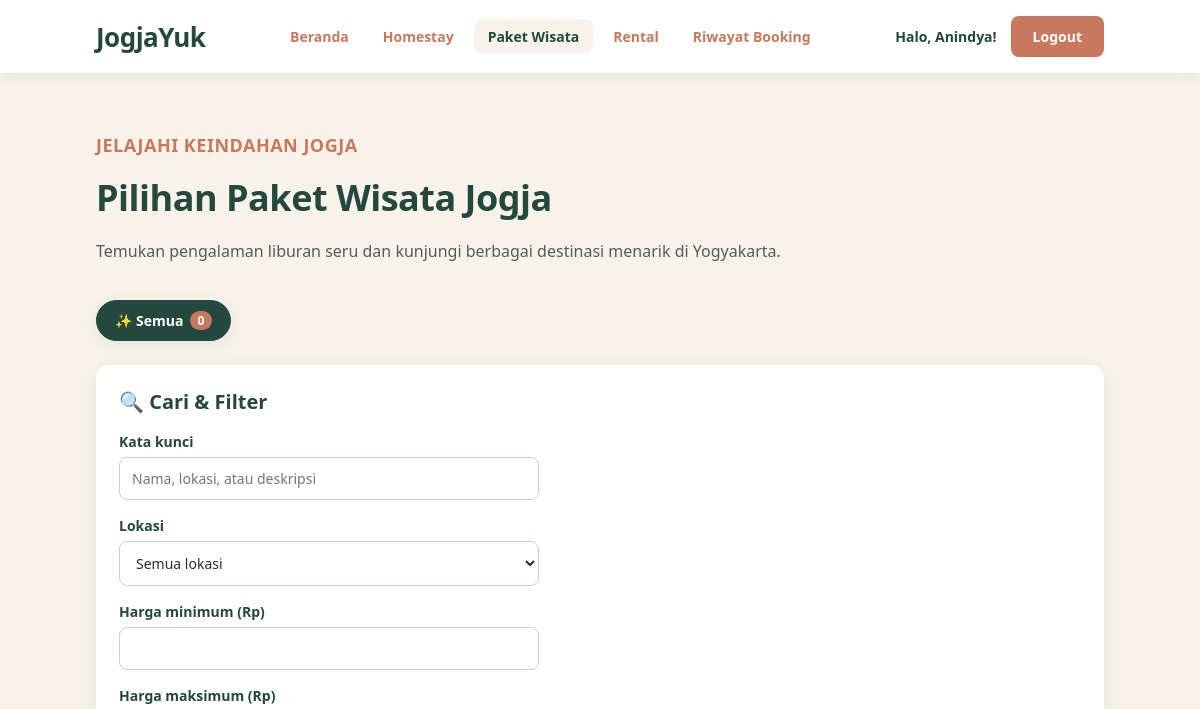
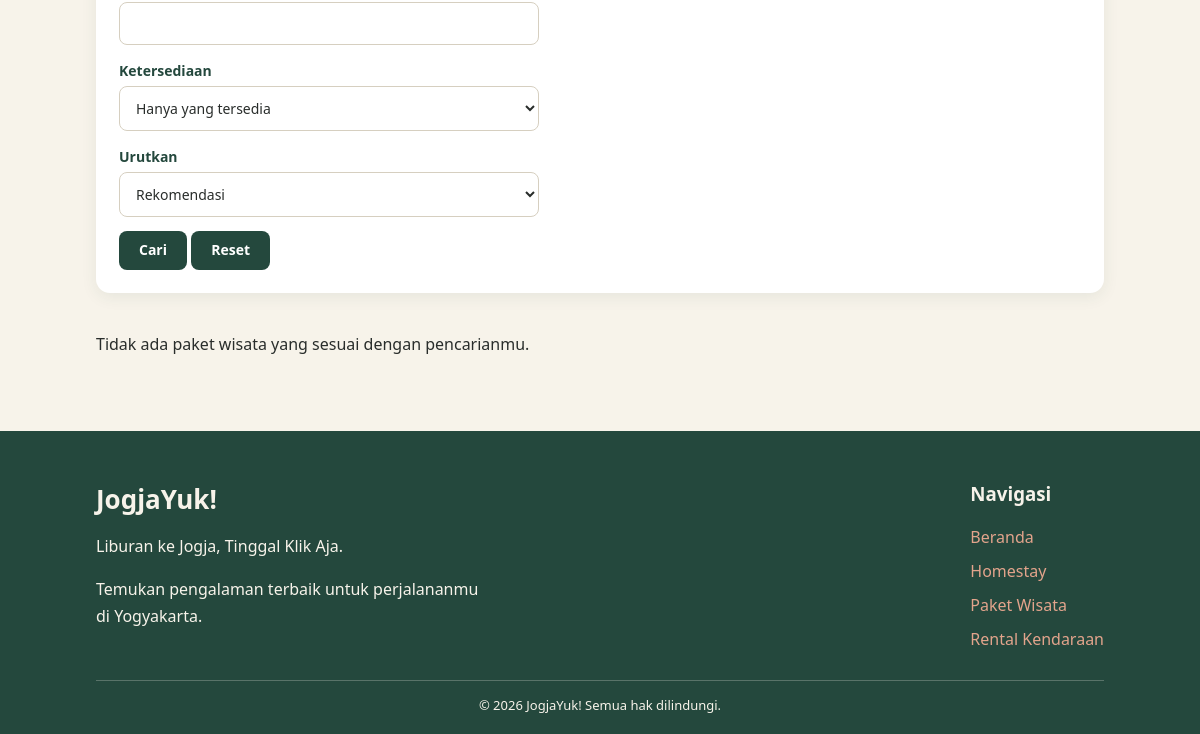
The page /pages/paketWisata.php (signed in) on the database as committed earlier (2 pictures, top to bottom).
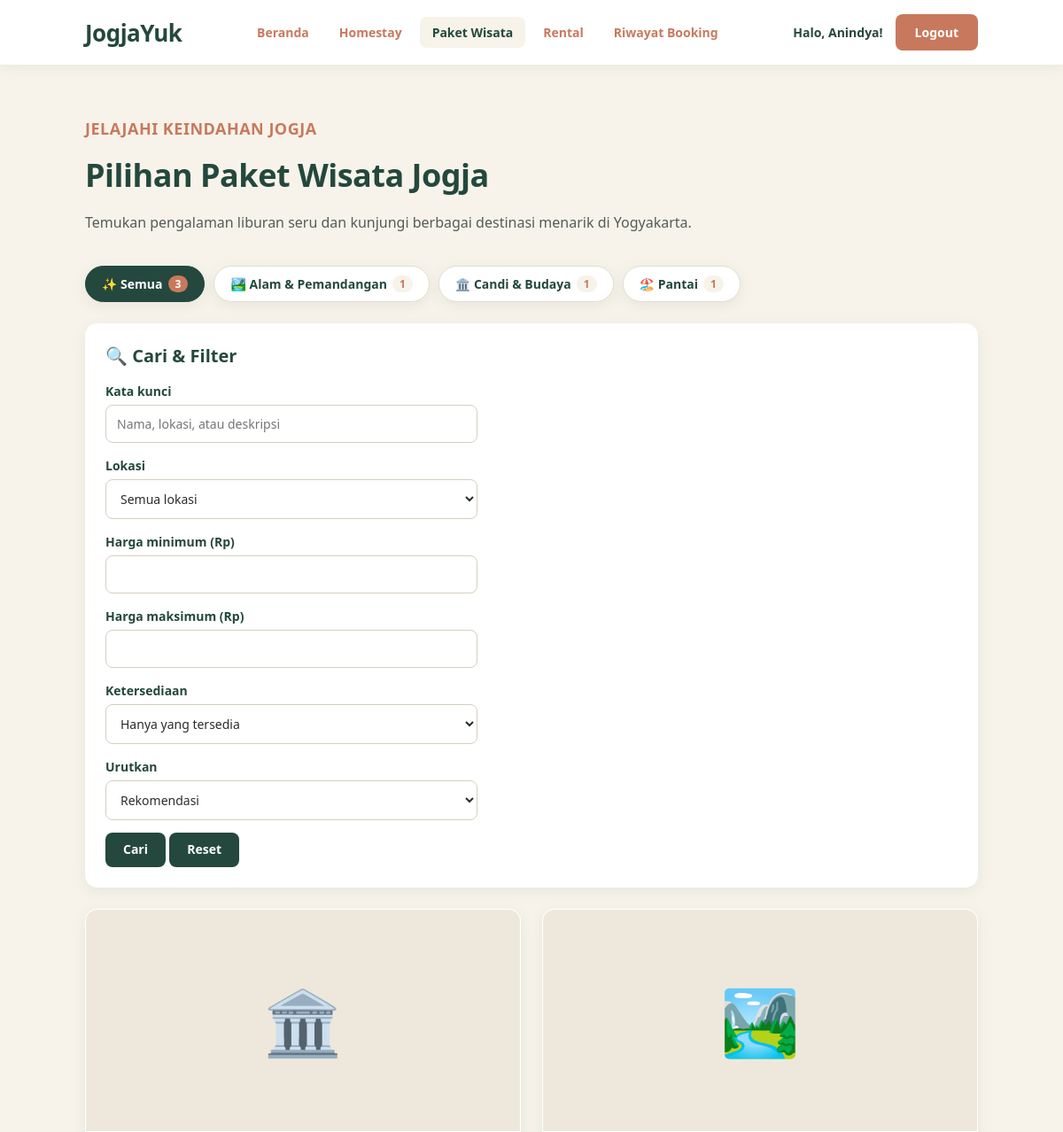
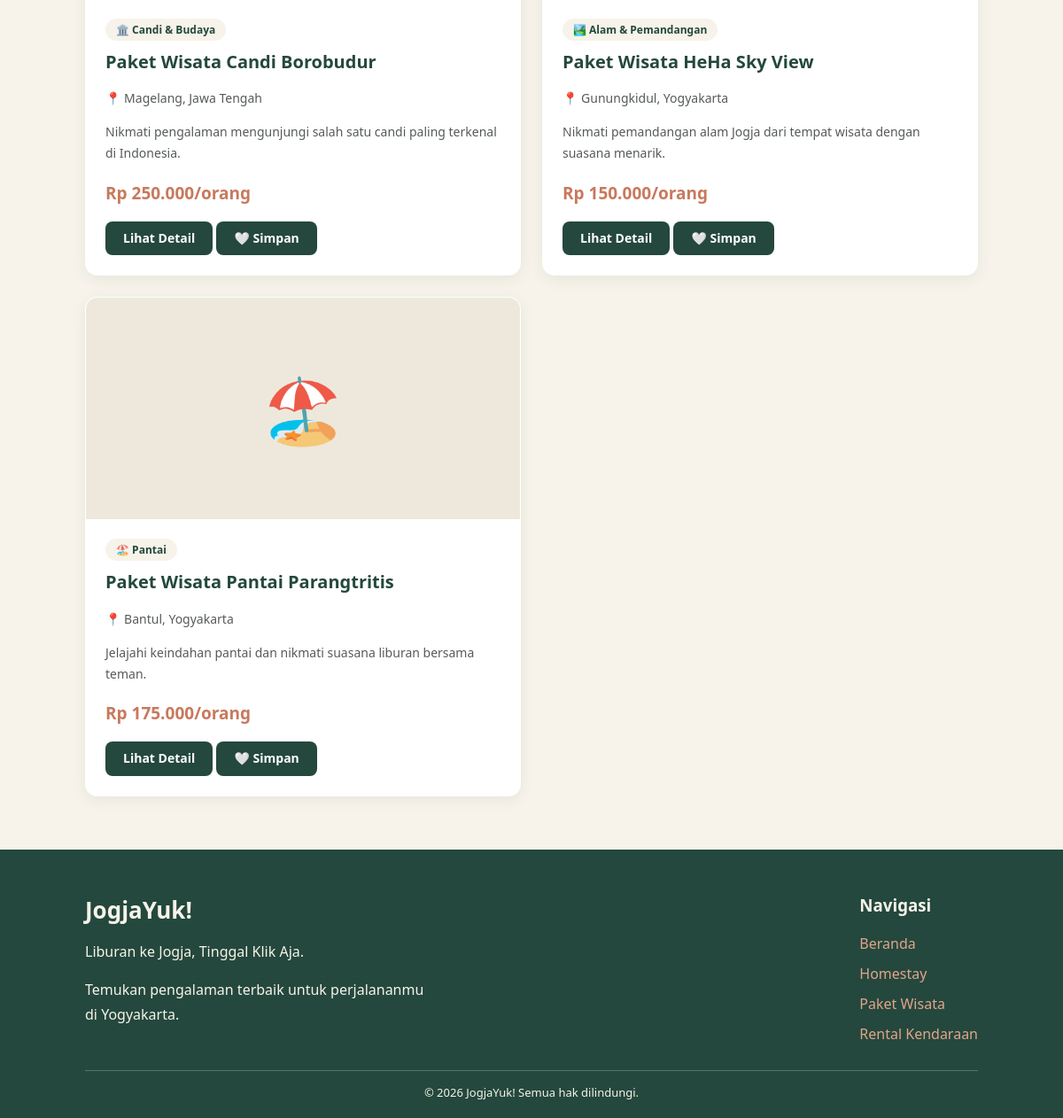
The same page on the database as committed later (2 pictures, top to bottom).
### tables this page shows
CREATE TABLE `paket_wisata` (
  `id` int(11) NOT NULL AUTO_INCREMENT,
  `nama_paket` varchar(150) NOT NULL,
  `lokasi` varchar(150) NOT NULL,
  `kategori` varchar(50) DEFAULT NULL,
  `deskripsi` text DEFAULT NULL,
  `harga_per_orang` decimal(12,2) NOT NULL,
  `durasi` varchar(100) DEFAULT NULL,
  `fasilitas` text DEFAULT NULL,
  `gambar` varchar(255) DEFAULT NULL,
  `status` enum('tersedia','tidak tersedia') DEFAULT 'tersedia',
  `created_at` timestamp NOT NULL DEFAULT current_timestamp(),
  PRIMARY KEY (`id`),
  KEY `idx_paket_kategori` (`kategori`)
);

### config/helper.php (the view, shortened to what this page needs)
<?php
function e($s) { return htmlspecialchars((string)$s, ENT_QUOTES, 'UTF-8'); }
function rupiah($n) { return 'Rp ' . number_format((float)$n, 0, ',', '.'); }
function sudahLogin() { return isset($_SESSION['user_id']); }
function halamanSekarang() {
    return basename($_SERVER['PHP_SELF']) . (!empty($_SERVER['QUERY_STRING']) ? '?' . $_SERVER['QUERY_STRING'] : '');
}
function csrfToken() {
    return $_SESSION['csrf'];
}
function csrfField() { return '<input type="hidden" name="csrf" value="' . csrfToken() . '">'; }
function qAll($k, $sql, $types = '', $params = []) {
    $s = mysqli_prepare($k, $sql);
    if ($types !== '') { mysqli_stmt_bind_param($s, $types, ...$params); }
    mysqli_stmt_execute($s);
    $r = mysqli_stmt_get_result($s);
    return $r ? mysqli_fetch_all($r, MYSQLI_ASSOC) : [];
}
function navAkun($prefix = '') {
    if (sudahLogin()) {
        echo '<div class="menu-akun"><span>Halo, <a href="' . $prefix . 'profil.php" title="Profil Saya" style="color:inherit;text-decoration:none">'
            . e($_SESSION['nama']) . '</a>!</span> <a href="' . $prefix . 'logout.php" class="tombol-login">Logout</a></div>';
    } else {
        echo '<a href="' . $prefix . 'login.php" class="tombol-login">Login</a>';
    }
}
function navbarHalaman($aktif = '', $logo = 'JogjaYuk!', $extraMenu = '') {
    $m = ['homestay' => ['homestay.php', 'Homestay'], 'paket' => ['paketWisata.php', 'Paket Wisata'], 'rental' => ['rental.php', 'Rental'],
          'riwayat' => ['riwayatBooking.php', 'Riwayat Booking']];
    echo '<header class="navbar"><a href="../index.php" class="logo">' . $logo . '</a><nav class="menu"><a href="../index.php">Beranda</a>';
    foreach ($m as $k => $v) {
        echo '<a href="' . $v[0] . '"' . ($aktif === $k ? ' class="aktif"' : '') . '>' . $v[1] . '</a>';
    }
    echo $extraMenu . '</nav>';
    navAkun();
    echo '</header>';
}
function footerHalaman() { ?>
    <footer class="footer">
        <div class="footer-container">
            <div class="footer-identitas">
                <h2>JogjaYuk!</h2>
                <p>Liburan ke Jogja, Tinggal Klik Aja.</p>
                <p>Temukan pengalaman terbaik untuk perjalananmu di Yogyakarta.</p>
            </div>
            <div class="footer-navigasi">
                <h3>Navigasi</h3>
                <a href="../index.php">Beranda</a>
                <a href="homestay.php">Homestay</a>
                <a href="paketWisata.php">Paket Wisata</a>
                <a href="rental.php">Rental Kendaraan</a>
            </div>
        </div>
        <div class="footer-bawah"><p>&copy; 2026 JogjaYuk! Semua hak dilindungi.</p></div>
    </footer>
<?php }
function tombolWishlist($tipe, $id, $aktif) {
    return '<form method="POST" action="wishlistToggle.php" style="display:inline">' . csrfField()
        . '<input type="hidden" name="tipe" value="' . e($tipe) . '">'
        . '<input type="hidden" name="item_id" value="' . (int)$id . '">'
        . '<input type="hidden" name="back" value="' . e(halamanSekarang()) . '">'
        . '<button type="submit" class="tombol-detail" style="border:none;cursor:pointer;margin-top:0">'
        . ($aktif ? '❤️ Favorit' : '🤍 Simpan') . '</button></form>';
}
function emojiPaket($nama) {
    $n = strtolower($nama);
    if (strpos($n, 'borobudur') !== false || strpos($n, 'candi') !== false) return '🏛️';
    if (strpos($n, 'pantai') !== false) return '🏖️';
    return '🏞️';
}
function metaItem($tipe, $r) {
    if ($tipe === 'paket') {
        return ['judul' => $r['nama_paket'], 'harga' => $r['harga_per_orang'], 'satuan' => 'orang',
                'detail' => 'detailPaket.php', 'emoji' => emojiPaket($r['nama_paket']), 'kelas' => 'gambar-produk'];
    }
    return ['judul' => $r['nama_kendaraan'], 'harga' => $r['harga_per_hari'], 'satuan' => 'hari',
            'detail' => 'detailRental.php', 'emoji' => emojiRental($r['jenis_kendaraan']), 'kelas' => 'gambar-produk'];
}
function kartuProduk($tipe, $r, $favIds, $qs = '') {
    $m = metaItem($tipe, $r);
    $g = basename((string)($r['gambar'] ?? ''));
    echo '<article class="kartu-produk">';
    if ($g !== '' && file_exists(__DIR__ . '/../assets/images/' . $g)) {
        echo '<img src="../assets/images/' . e($g) . '" alt="' . e($m['judul']) . '" class="gambar-produk">';
    } else {
        echo '<div class="' . $m['kelas'] . '">' . $m['emoji'] . '</div>';
    }
    echo '<div class="isi-produk">';
    if (!empty($r['kategori'])) {
        echo '<span class="badge-kategori">' . emojiKategori($r['kategori']) . ' ' . e($r['kategori']) . '</span>';
    }
    echo '<h2>' . e($m['judul']) . '</h2><p>📍 ' . e($r['lokasi']) . '</p>';
    echo '<p>' . e($r['deskripsi']) . '</p>';
    echo '<h3>' . rupiah($m['harga']) . '/' . $m['satuan'] . '</h3>';
    echo '<a href="' . $m['detail'] . '?id=' . (int)$r['id'] . $qs . '" class="tombol-detail">Lihat Detail</a> ';
    echo tombolWishlist($tipe, $r['id'], in_array((int)$r['id'], $favIds, true));
    echo '</div></article>';
}
function bangunFilter(array $kolomCari, $kolomHarga, $kolomJenis = '') {
    $w = []; $t = ''; $p = [];
    $q = trim($_GET['q'] ?? '');
    $lok = trim($_GET['lokasi'] ?? '');
    if ($kolomJenis !== '') {
        $j = trim($_GET['kategori'] ?? '');
    }
    $min = $_GET['harga_min'] ?? ''; $max = $_GET['harga_max'] ?? '';
    if (($_GET['status'] ?? 'tersedia') !== 'semua') { $w[] = "status = 'tersedia'"; }
    return [$w, $t, $p];
}
function urutan($kolomHarga) {
    $m = ['termurah' => "$kolomHarga ASC", 'termahal' => "$kolomHarga DESC", 'terbaru' => 'id DESC'];
    return $m[$_GET['sort'] ?? ''] ?? 'id ASC';
}
function formFilter(array $lokasiList, $tanggal = false, array $jenisList = []) {
    $v = function ($k) { return e($_GET[$k] ?? ''); };
    $sel = function ($k, $val) { return (($_GET[$k] ?? '') === $val) ? ' selected' : ''; };
    $reset = basename($_SERVER['PHP_SELF']);
    ?>
    <section>
        <article class="kartu-produk" style="margin-bottom:24px">
            <div class="isi-produk">
                <h2>🔍 Cari &amp; Filter</h2>
                <form method="GET">
                    <label>Kata kunci</label>
                    <input type="text" name="q" value="<?php echo $v('q'); ?>" placeholder="Nama, lokasi, atau deskripsi">
                    <label>Lokasi</label>
                    <select name="lokasi">
                        <option value="">Semua lokasi</option>
                    </select>
                    <label>Harga minimum (Rp)</label>
                    <input type="number" name="harga_min" min="0" value="<?php echo $v('harga_min'); ?>">
                    <label>Harga maksimum (Rp)</label>
                    <input type="number" name="harga_max" min="0" value="<?php echo $v('harga_max'); ?>">
                    <label>Ketersediaan</label>
                    <select name="status">
                        <option value="tersedia"<?php echo $sel('status', 'tersedia'); ?>>Hanya yang tersedia</option>
                    </select>
                    <label>Urutkan</label>
                    <select name="sort">
                        <option value="">Rekomendasi</option>
                    </select>
                    <div>
                        <button type="submit" class="tombol-detail" style="border:none">Cari</button>
                        <a href="<?php echo e($reset); ?>" class="tombol-detail">Reset</a>
                    </div>
                </form>
            </div>
        </article>
    </section>
<?php }
function emojiKategori($n) {
    $m = ['Pusat Kota' => '🏙️', 'Budaya & Heritage' => '🏛️', 'Keluarga' => '👨‍👩‍👧', 'Tenang & Santai' => '🌿',
          'Candi & Budaya' => '🏛️', 'Alam & Pemandangan' => '🏞️', 'Pantai' => '🏖️',
          'Motor' => '🛵', 'Mobil' => '🚗', 'Jeep' => '🚙'];
    return $m[$n] ?? '🏷️';
}
function barKategori(array $daftar) {
    $aktif = $_GET['kategori'] ?? '';
    $base = basename($_SERVER['PHP_SELF']);
    $link = function ($v) use ($base) {
        $p = $_GET;
        unset($p['kategori']);
        if ($v !== '') { $p['kategori'] = $v; }
        $qs = http_build_query($p);
        return $base . ($qs ? '?' . $qs : '');
    };
    $total = array_sum(array_column($daftar, 'n'));
    echo '<div class="kategori-bar"><a href="' . e($link('')) . '" class="chip-kategori' . ($aktif === '' ? ' aktif' : '') . '">✨ Semua <span>' . (int)$total . '</span></a>';
    foreach ($daftar as $d) {
        echo '<a href="' . e($link($d['nama'])) . '" class="chip-kategori' . ($aktif === $d['nama'] ? ' aktif' : '') . '">'
            . emojiKategori($d['nama']) . ' ' . e($d['nama']) . ' <span>' . (int)$d['n'] . '</span></a>';
    }
    echo '</div>';
}

### pages/paketWisata.php (shortened to what this page needs)
<?php
include "../config/helper.php";
list($w, $t, $p) = bangunFilter(['nama_paket', 'lokasi', 'deskripsi', 'fasilitas'], 'harga_per_orang', 'kategori');
$sql = "SELECT * FROM paket_wisata" . ($w ? ' WHERE ' . implode(' AND ', $w) : '') . ' ORDER BY ' . urutan('harga_per_orang');
$daftar = qAll($koneksi, $sql, $t, $p);
$lokasiList = array_column(qAll($koneksi, "SELECT DISTINCT lokasi FROM paket_wisata ORDER BY lokasi"), 'lokasi');
$kategoriList = qAll($koneksi, "SELECT kategori AS nama, COUNT(*) AS n FROM paket_wisata WHERE status = 'tersedia' AND kategori IS NOT NULL AND kategori <> '' GROUP BY kategori ORDER BY kategori");
$fav = ambilWishlist($koneksi, 'paket');
?>
<!DOCTYPE html>
<html lang="id">
<head>
    <link rel="stylesheet" href="../assets/css/style.css">
</head>
<body>
    <?php navbarHalaman('paket', 'JogjaYuk'); ?>
    <main class="halaman-katalog">
        <div class="judul-katalog">
            <p class="slogan">Jelajahi Keindahan Jogja</p>
            <h1>Pilihan Paket Wisata Jogja</h1>
            <p>Temukan pengalaman liburan seru dan kunjungi berbagai destinasi menarik di Yogyakarta.</p>
        </div>
        <?php barKategori($kategoriList); ?>
        <?php formFilter($lokasiList); ?>
        <section class="grid-produk">
            <?php if ($daftar): ?>
                <?php foreach ($daftar as $row): kartuProduk('paket', $row, $fav); endforeach; ?>
            <?php else: ?>
                <p>Tidak ada paket wisata yang sesuai dengan pencarianmu.</p>
            <?php endif; ?>
        </section>
    </main>
    <?php footerHalaman(); ?>
</body>
</html>

Rows that differ between the two databases and show on the page:
added paket_wisata: nama_paket+harga_per_orang "🏛️", kategori "🏛️", kategori "Candi & Budaya", nama_paket "Paket Wisata Candi Borobudur", lokasi "Magelang, Jawa Tengah", deskripsi "Nikmati pengalaman mengunjungi salah satu candi paling terkenal di Indonesia.", harga_per_orang "Rp 250.000"
added paket_wisata: nama_paket+harga_per_orang "🏞️", kategori "🏞️", kategori "Alam & Pemandangan", nama_paket "Paket Wisata HeHa Sky View", lokasi "Gunungkidul, Yogyakarta", deskripsi "Nikmati pemandangan alam Jogja dari tempat wisata dengan suasana menarik.", harga_per_orang "Rp 150.000"
added paket_wisata: nama_paket+harga_per_orang "🏖️", kategori "🏖️", kategori "Pantai", nama_paket "Paket Wisata Pantai Parangtritis", lokasi "Bantul, Yogyakarta", deskripsi "Jelajahi keindahan pantai dan nikmati suasana liburan bersama teman.", harga_per_orang "Rp 175.000"
Other text that changed with them:
$total: "0" → "3"
new list line: "🏞️ Alam & Pemandangan 1"
new list line: "🏛️ Candi & Budaya 1"
new list line: "🏖️ Pantai 1"
text no longer shown: "Tidak ada paket wisata yang sesuai dengan pencarianmu."
